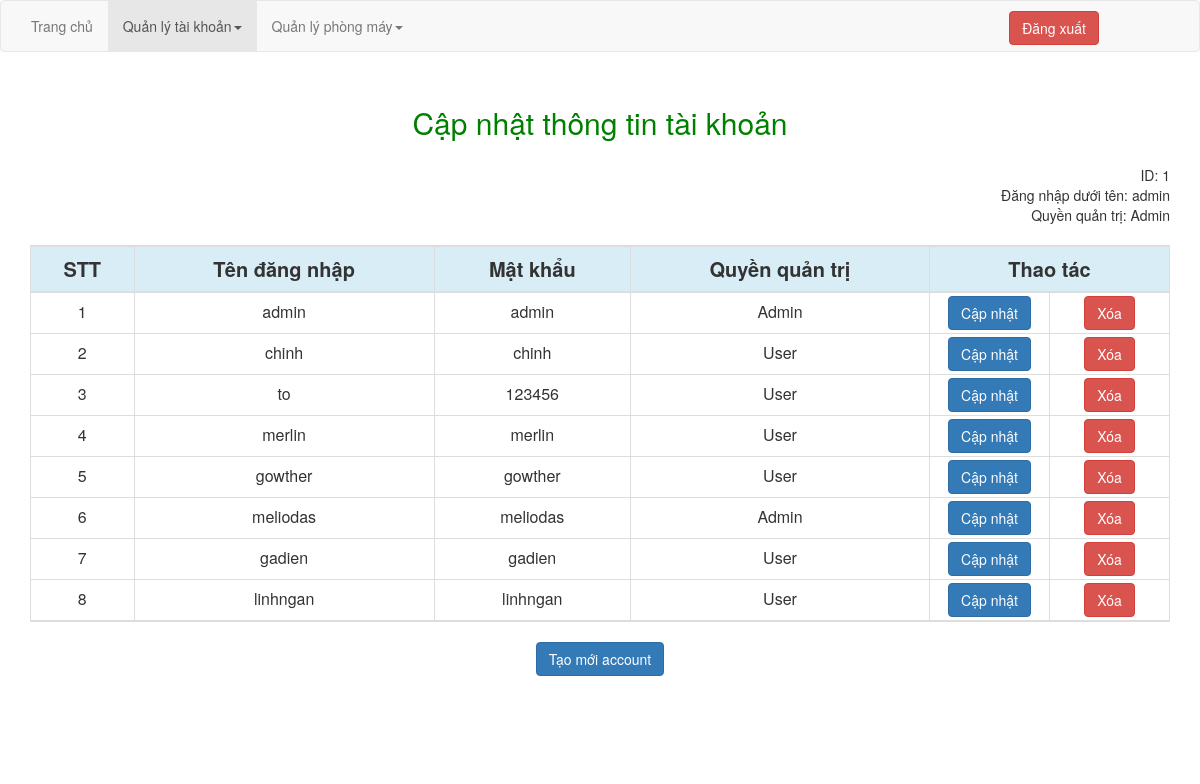
/index.php?c=admin&&a=update (signed in), run on the app's committed database.
### tables this page shows
CREATE TABLE `users` (
  `id_user` int(11) NOT NULL,
  `user_name` varchar(255) DEFAULT NULL,
  `password` varchar(255) DEFAULT NULL,
  `role` int(11) DEFAULT NULL,
  `fullname` varchar(100) NOT NULL,
  `dateOfBirth` date NOT NULL,
  `email` varchar(70) NOT NULL,
  `job` int(3) NOT NULL,
  `gender` int(1) NOT NULL,
  `status` varchar(5000) NOT NULL,
  `avatar` varchar(250) NOT NULL,
  `phone` int(11) NOT NULL
);

### admin/core/Base_Controller.php (called while the page is built, shortened)
<?php if ( ! defined('PATH_SYSTEM')) die ('Bad requested!');
class Base_Controller extends Controller {
    public function render($view, $data) {
        $controller = explode('_', get_class($this))[0];
        $data['base_url'] = $this->config->item('base_url');
        $this->view->load(strtolower($controller) . '/' . $view, $data);
        $this->view->show();
    }
    public function setLayout($layout) {
        $this->view->setLayout($layout);
    }
}

### index.php (called while the page is built, shortened)
<?php
load();
?>

### admin/model/Admin.php (called while the page is built, shortened)
<?php
class Admin extends Model {
    public $tblName = 'users';
    public function update_view($username) {
        $users = $this->selectSQL("*",$this->tblName, "1");
        $user = $this->selectSQL("*","users","user_name = '$username'");
        return array($users, $user);
    }
}
?>

### admin/view/admin/updateAdmin.php (the view, shortened to what this page needs)
<div class="container" style="margin: 0 auto;margin-top: 50px">
    <div style="text-align: center;font-size: 30px;margin-bottom: 20px;color: green">Cập nhật thông tin tài khoản</div>
    <?php
    while ($data = mysqli_fetch_array($user)) {
        echo '
                    <div style="text-align: right;">ID: '.$data['id_user'].'</div>
                    <div style="text-align: right;">Đăng nhập dưới tên: '.$data['user_name'].'</div>
			        <div style="text-align: right;">Quyền quản trị: Admin</div>
					';
    }
    ?>
    <table  class="container table table-hover table-bordered" style="margin-top: 20px;text-align: center;">
        <tbody>
        <tr class="info">
            <td style="font-size: 20px;font-weight: bold;">STT</td>
            <td style="font-size: 20px;font-weight: bold;">Tên đăng nhập</td>
            <td style="font-size: 20px;font-weight: bold;">Mật khẩu</td>
            <td style="font-size: 20px;font-weight: bold;">Quyền quản trị</td>
            <td style="font-size: 20px;font-weight: bold;" colspan="2">Thao tác</td>
        </tr>
        </tbody>
        <?php
        $stt = 1;
        while ($data = mysqli_fetch_array($users)) {
            $role = "";
            if ($data['role'] == 1)
                $role = "Admin";
            else
                $role = "User";
            echo '<tr>
                    <td>'.$stt.'</td>
					<td>'.$data["user_name"].'</td>
					<td>'.$data["password"].'</td>
					<td>'.$role.'</td>
					<td style="padding: 3px 1px; width: 120px;text-align: center;"><a href=\'index.php?c=admin&&a=update_user&id='.$data["id_user"].'\' class="btn btn-primary">Cập nhật</a></td>
					<td style="padding: 3px 1px; width: 120px;text-align: center;"><a class=\'delete btn btn-danger\'  data-confirm=\'Are you sure want to delete?\' href="index.php?c=admin&a=delete_user&id='.$data["id_user"].'">Xóa</a></td>
					</tr>';
            $stt++;
        }
        ?>
    </table>
    <center><a href='index.php?c=admin&&a=create' class="btn btn-primary">Tạo mới account</a></center>
    <div style="height: 30px;"></div>
    <div style="height: 50px;"></div>
</div>

### data on the page
users: id_user "1", user_name "admin", password "admin", role "Admin"
users: user_name "chinh", password "chinh", role "User"
users: user_name "to", password "123456", role "User"
users: user_name "merlin", password "merlin", role "User"
users: user_name "gowther", password "gowther", role "User"
users: user_name "meliodas", password "meliodas", role "Admin"
users: user_name "gadien", password "gadien", role "User"
users: user_name "linhngan", password "linhngan", role "User"
